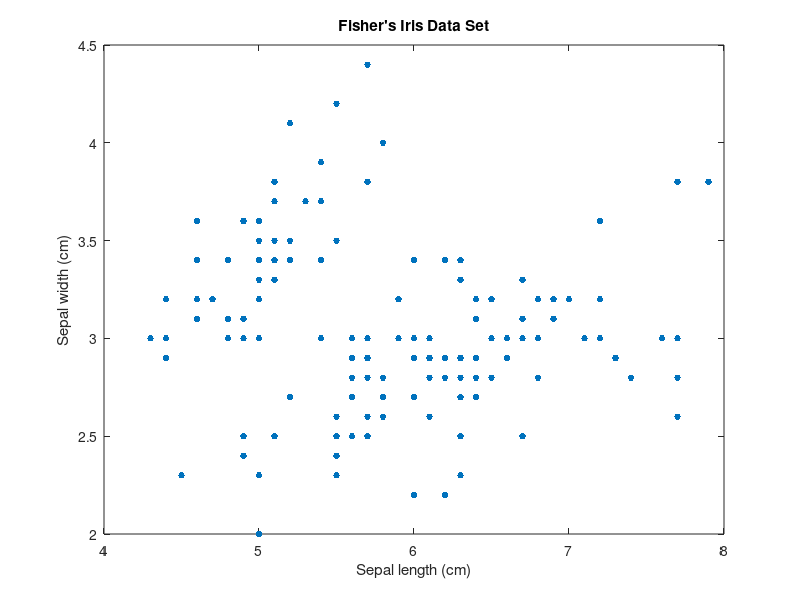

Here is the MATLAB script that generated this plot: (Note: this script raises an error after producing the figure.)
load fisheriris;
X = meas(:,1:2);
[n,p] = size(X);
rng(3); % For reproducibility

figure;
plot(X(:,1),X(:,2),'.','MarkerSize',15);
title('Fisher''s Iris Data Set');
xlabel('Sepal length (cm)');
ylabel('Sepal width (cm)');

k = 3;
Sigma = {'diagonal','full'};
nSigma = numel(Sigma);
SharedCovariance = {true,false};
SCtext = {'true','false'};
nSC = numel(SharedCovariance);
d = 500;
x1 = linspace(min(X(:,1)) - 2,max(X(:,1)) + 2,d);
x2 = linspace(min(X(:,2)) - 2,max(X(:,2)) + 2,d);
[x1grid,x2grid] = meshgrid(x1,x2);
X0 = [x1grid(:) x2grid(:)];
threshold = sqrt(chi2inv(0.99,2));
options = statset('MaxIter',1000); % Increase number of EM iterations

figure;
c = 1;
for i = 1:nSigma;
    for j = 1:nSC;
        gmfit = fitgmdist(X,k,'CovarianceType',Sigma{i},...
            'SharedCovariance',SharedCovariance{j},'Options',options);
        clusterX = cluster(gmfit,X);
        mahalDist = mahal(gmfit,X0);
        subplot(2,2,c);
        h1 = gscatter(X(:,1),X(:,2),clusterX);
        hold on;
            for m = 1:k;
                idx = mahalDist(:,m)<=threshold;
                Color = h1(m).Color*0.75 + -0.5*(h1(m).Color - 1);
                h2 = plot(X0(idx,1),X0(idx,2),'.','Color',Color,'MarkerSize',1);
                uistack(h2,'bottom');
            end
        plot(gmfit.mu(:,1),gmfit.mu(:,2),'kx','LineWidth',2,'MarkerSize',10)
        title(sprintf('Sigma is %s, SharedCovariance = %s',...
            Sigma{i},SCtext{j}),'FontSize',8)
        legend(h1,{'1','2','3'});
        hold off
        c = c + 1;
    end
end

%%%%%%%%%

all_p_values_days
all_p_values_groups
all_p_values_eachgroup_days





